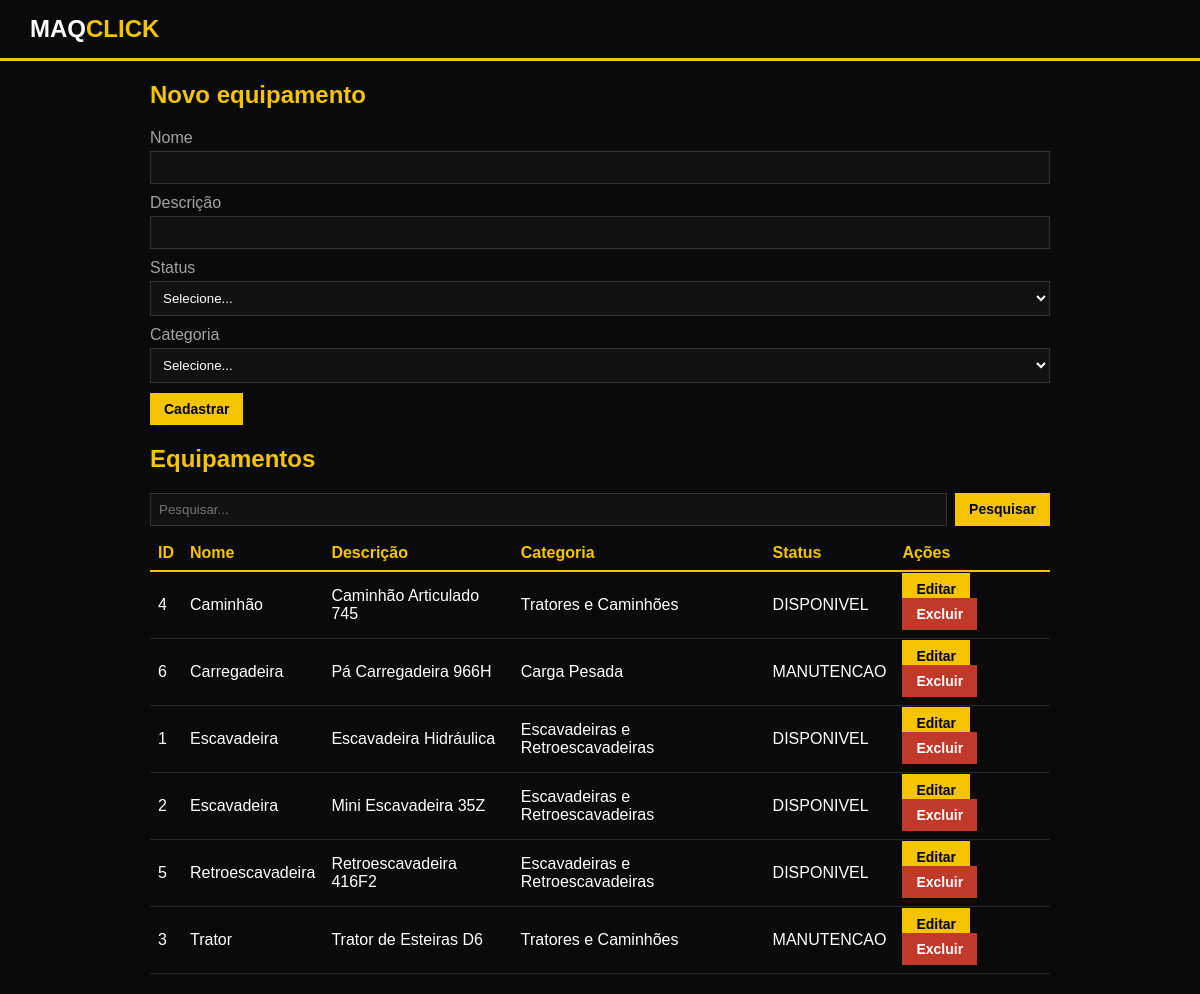
The page / on the database its author committed.
### tables this page shows
CREATE TABLE IF NOT EXISTS equipamento (
    id_equipamento INT PRIMARY KEY AUTO_INCREMENT,
    nome_equipamento VARCHAR(255) NOT NULL,
    descricao_equipamento VARCHAR(255),
    status_equipamento VARCHAR(30),
    id_categoria INT NOT NULL,
    FOREIGN KEY (id_categoria) REFERENCES categoria (id_categoria)
);

CREATE TABLE IF NOT EXISTS categoria (
    id_categoria INT PRIMARY KEY AUTO_INCREMENT,
    nome_categoria VARCHAR(255) NOT NULL,
    descricao_categoria VARCHAR(255)
);

### index.php (the view, shortened to what this page needs)
<?php
require_once "conexao.php";
$pesquisa = trim($_GET["pesquisa"] ?? "");
$termo = "%" . $pesquisa . "%";
$sql = "SELECT e.id_equipamento, e.nome_equipamento, e.descricao_equipamento,
               e.status_equipamento, c.nome_categoria
        FROM equipamento e
        INNER JOIN categoria c ON e.id_categoria = c.id_categoria
        WHERE e.nome_equipamento LIKE ?
           OR e.descricao_equipamento LIKE ?
           OR c.nome_categoria LIKE ?
        ORDER BY e.nome_equipamento";
$stmt = mysqli_prepare($conexao, $sql);
mysqli_stmt_bind_param($stmt, "sss", $termo, $termo, $termo);
mysqli_stmt_execute($stmt);
$equipamentos = mysqli_stmt_get_result($stmt);
?>
<!DOCTYPE html>
<html lang="pt-BR">
<head>
    <link rel="stylesheet" href="estilo.css">
</head>
<body>
    <header>
        <h1>MAQ<span>CLICK</span></h1>
    </header>
    <main>
        <h2>Novo equipamento</h2>
        <form method="POST">
            <label>Nome
                <input type="text" name="nome" maxlength="255" required>
            </label>
            <label>Descrição
                <input type="text" name="descricao" maxlength="255">
            </label>
            <label>Status
                <select name="status" required>
                    <option value="">Selecione...</option>
                </select>
            </label>
            <label>Categoria
                <select name="categoria" required>
                    <option value="">Selecione...</option>
                </select>
            </label>
            <button type="submit">Cadastrar</button>
        </form>
        <h2>Equipamentos</h2>
        <form method="GET" class="pesquisa">
            <input type="text" name="pesquisa" placeholder="Pesquisar..."
                value="<?= htmlspecialchars($pesquisa) ?>">
            <button type="submit">Pesquisar</button>
        </form>
        <table>
            <tr>
                <th>ID</th>
                <th>Nome</th>
                <th>Descrição</th>
                <th>Categoria</th>
                <th>Status</th>
                <th>Ações</th>
            </tr>
            <?php while ($e = mysqli_fetch_assoc($equipamentos)): ?>
                <tr>
                    <td><?= $e["id_equipamento"] ?></td>
                    <td><?= htmlspecialchars($e["nome_equipamento"]) ?></td>
                    <td><?= htmlspecialchars($e["descricao_equipamento"] ?? "") ?></td>
                    <td><?= htmlspecialchars($e["nome_categoria"]) ?></td>
                    <td><?= htmlspecialchars($e["status_equipamento"] ?? "") ?></td>
                    <td>
                        <a class="botao" href="editar.php?id=<?= $e["id_equipamento"] ?>">Editar</a>
                        <form method="POST" class="inline">
                            <button type="submit" class="perigo">Excluir</button>
                        </form>
                    </td>
                </tr>
            <?php endwhile; ?>
        </table>
    </main>
</body>
</html>

### estilo.css (style rules this page uses)
body { background: #0a0a0a; color: #fff; font-family: Arial, sans-serif; margin: 0; }
header { border-bottom: 3px solid #f5c400; padding: 15px 30px; }
header h1 { margin: 0; font-size: 24px; }
header span, h2 { color: #f5c400; }
main { max-width: 900px; margin: 20px auto; padding: 0 15px; }
form label { display: block; margin-bottom: 10px; color: #a3a3a3; }
input, select { display: block; width: 100%; box-sizing: border-box; padding: 8px; margin-top: 4px; background: #111; color: #fff; border: 1px solid #333; }
button, .botao { background: #f5c400; color: #000; border: 0; padding: 8px 14px; font-weight: bold; cursor: pointer; text-decoration: none; font-size: 14px; }
.perigo { background: #c0392b; color: #fff; }
table { width: 100%; border-collapse: collapse; margin-top: 10px; }
th { color: #f5c400; text-align: left; border-bottom: 2px solid #f5c400; padding: 8px; }
td { border-bottom: 1px solid #262626; padding: 8px; }
.pesquisa { display: flex; gap: 8px; }
.pesquisa input { margin-top: 0; }
form.inline { display: inline; }

### rows shown on the page
equipamento: id_equipamento "4", nome_equipamento "Caminhão", descricao_equipamento "Caminhão Articulado 745", id_categoria.nome_categoria "Tratores e Caminhões", status_equipamento "DISPONIVEL"
equipamento: id_equipamento "6", nome_equipamento "Carregadeira", descricao_equipamento "Pá Carregadeira 966H", id_categoria.nome_categoria "Carga Pesada", status_equipamento "MANUTENCAO"
equipamento: id_equipamento "1", nome_equipamento "Escavadeira", descricao_equipamento "Escavadeira Hidráulica", id_categoria.nome_categoria "Escavadeiras e Retroescavadeiras", status_equipamento "DISPONIVEL"
equipamento: id_equipamento "2", nome_equipamento "Escavadeira", descricao_equipamento "Mini Escavadeira 35Z", id_categoria.nome_categoria "Escavadeiras e Retroescavadeiras", status_equipamento "DISPONIVEL"
equipamento: id_equipamento "5", nome_equipamento "Retroescavadeira", descricao_equipamento "Retroescavadeira 416F2", id_categoria.nome_categoria "Escavadeiras e Retroescavadeiras", status_equipamento "DISPONIVEL"
equipamento: id_equipamento "3", nome_equipamento "Trator", descricao_equipamento "Trator de Esteiras D6", id_categoria.nome_categoria "Tratores e Caminhões", status_equipamento "MANUTENCAO"
